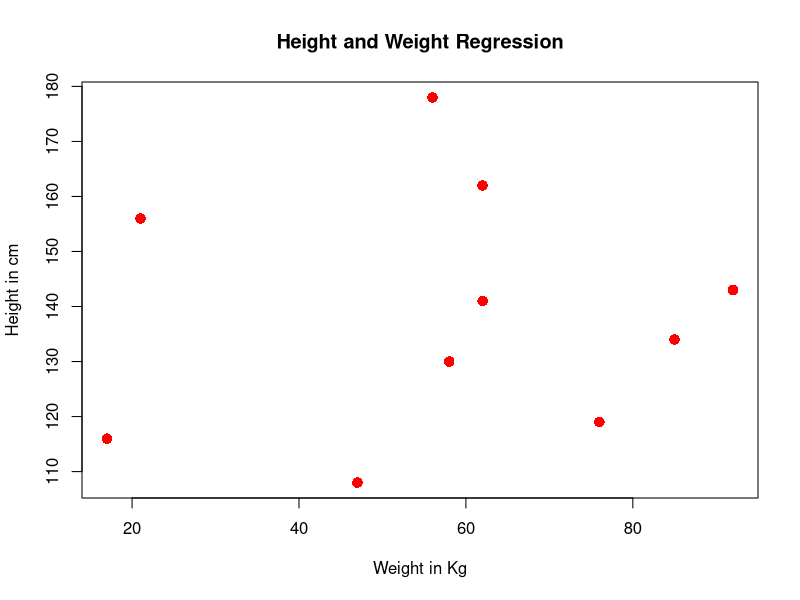

R code for this plot:
x <- c(141, 134, 178, 156, 108, 116, 119, 143, 162, 130)  
y <- c(62, 85, 56, 21, 47, 17, 76, 92, 62, 58)  
relation_model <- lm(y~x)
print(relation_model)
print(summary(relation_model))
ashok <- data.frame(x=175)
weight_of_ashok <- predict(relation_model,ashok)
print(weight_of_ashok)
plot(y,x,col = "red",main = "Height and Weight Regression",abline(lm(y~x)),cex=1.4,pch = 16,xlab = "Weight in Kg",ylab = "Height in cm")

